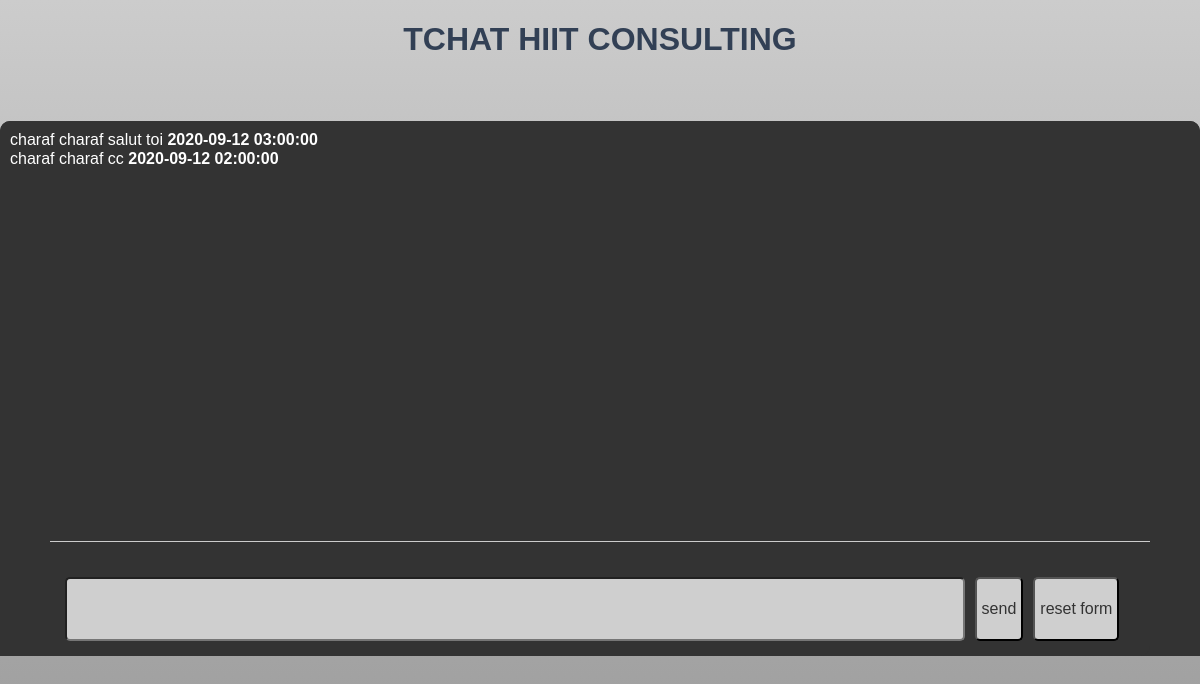
The app's page /ancmessage.php?idr=5 (signed in) with its own data.
### tables this page shows
CREATE TABLE `message` (
  `idMessage` int(11) NOT NULL AUTO_INCREMENT,
  `message` varchar(255) DEFAULT NULL,
  `idRecipient` int(11) DEFAULT NULL,
  `idSender` int(11) DEFAULT NULL,
  `date` datetime DEFAULT NULL,
  PRIMARY KEY (`idMessage`)
);

CREATE TABLE `users` (
  `idUser` int(11) NOT NULL AUTO_INCREMENT,
  `userName` varchar(20) DEFAULT NULL,
  `password` varchar(255) DEFAULT NULL,
  `firstName` varchar(20) DEFAULT NULL,
  `lastName` varchar(20) DEFAULT NULL,
  `lastTime` datetime NOT NULL,
  PRIMARY KEY (`idUser`)
);

### script/functions.php (called while the page is built, shortened)
<?php
function ancmessagerie($db, $ids,$idr){
	$req=$db->prepare('SELECT * FROM message, users WHERE (message.idSender=users.idUser OR message.idRecipient=users.idUser)
AND ((idRecipient =:ids AND idSender= :idr) OR  (idRecipient =:idr AND idSender= :ids)) GROUP BY idMessage ORDER BY date  DESC');
	$req->bindparam(":ids",$ids);
	$req->bindparam(":idr",$idr);
	$req->execute();
	$data = $req->fetchAll();
	return $data;
}
?>

### ancmessage.php (the view, shortened to what this page needs)
<?php
require_once('script/functions.php');
$db = db_connect();
$idrecipient=$_GET['idr'];
?>
<!DOCTYPE html>
<html>
<head>
<link href="style/reset.css" rel="stylesheet">
<link href="style/style.css" rel="stylesheet">
</head>
<body>
<header>
<h1>Tchat HIIT Consulting</h1>
</header>
 <main id="mainview">
            <div id="worldUser">
            <div id="wordviewer">
        <?php
		$data = ancmessagerie($db, $_SESSION['id'], $idrecipient);
		foreach ($data as $nb_data){ ?>
		<?php echo $nb_data['firstName']." ".$nb_data['lastName']." ".$nb_data['message']."<strong> ". $nb_data['date']."</strong><br/>";
		}?>
            </div>
</main>
			<div id="msgConsole">
        <div id="emoji">
		</div>
            <div id="console">
                <form action="inc/writeDataPr.php" method="post" id="frmwrite" name="frmwrite">
                <input type="textarea" rows="5" cols="50" minlength="1" maxlength="300" id="zonetxt" name="zonetxt" class="frminput" value=""></textarea>
                <input type="submit" name="sendit" id="sendit" value="send" onclick="verif(frmwrite);">
                <input type="reset" name="resetit" id="resetit" value="reset form">
                </form>
                </div>
        </div>
</body>
</html>

### style/style.css (style rules this page uses)
body { height:100vh; font-family: Arial, Helvetica, sans-serif; background: linear-gradient( #ccc, #999); color:#fff; }
header { text-align: center; color:#324055; text-transform: uppercase; font-weight: 700; font-size: 1em; height:100px; width:100%; margin:auto; }
input { padding:5px; background-color: #cfcfcf; color:#333; border:1px solid:ccc;; border-radius: 5px; margin:5px; }
#mainview { width:100% display:flex; justify-content:stretch; background-color: #333; border-radius: 10px 10px 0 0; }
#worldUser { display:flex; margin:auto; }
#wordviewer { border-radius: 10px 10px 0 0; margin:auto; width:100%; height:400px; background-color: #333; color:#fff; overflow:auto; vertical-align: bottom; padding:10px; }
#msgConsole { margin:auto; width:100%; background-color: #333; }
#emoji { display:flex; justify-content: space-around; flex-wrap: wrap; align-items: stretch; margin: auto; width: 90%; color:#ccc; border-top:1px solid #ccc; padding: 10px; background-color:#333; height:50%; overflow:auto; }
#console { justify-content: stretch; margin:auto; padding:10px; width:90%; background-color: #333; border-radius: 0 0 10px 0; height:100%; }
#frmwrite { display:flex; align-items: stretch; justify-content: stretch; flex-wrap: wrap; }
#zonetxt { margin-left:5px; height:50px; color:#555; width:82%; }

### records on screen
message: users.firstName "charaf", users.lastName "charaf", message "salut toi", date "2020-09-12 03:00:00"
message: users.firstName "charaf", users.lastName "charaf", message "cc", date "2020-09-12 02:00:00"
